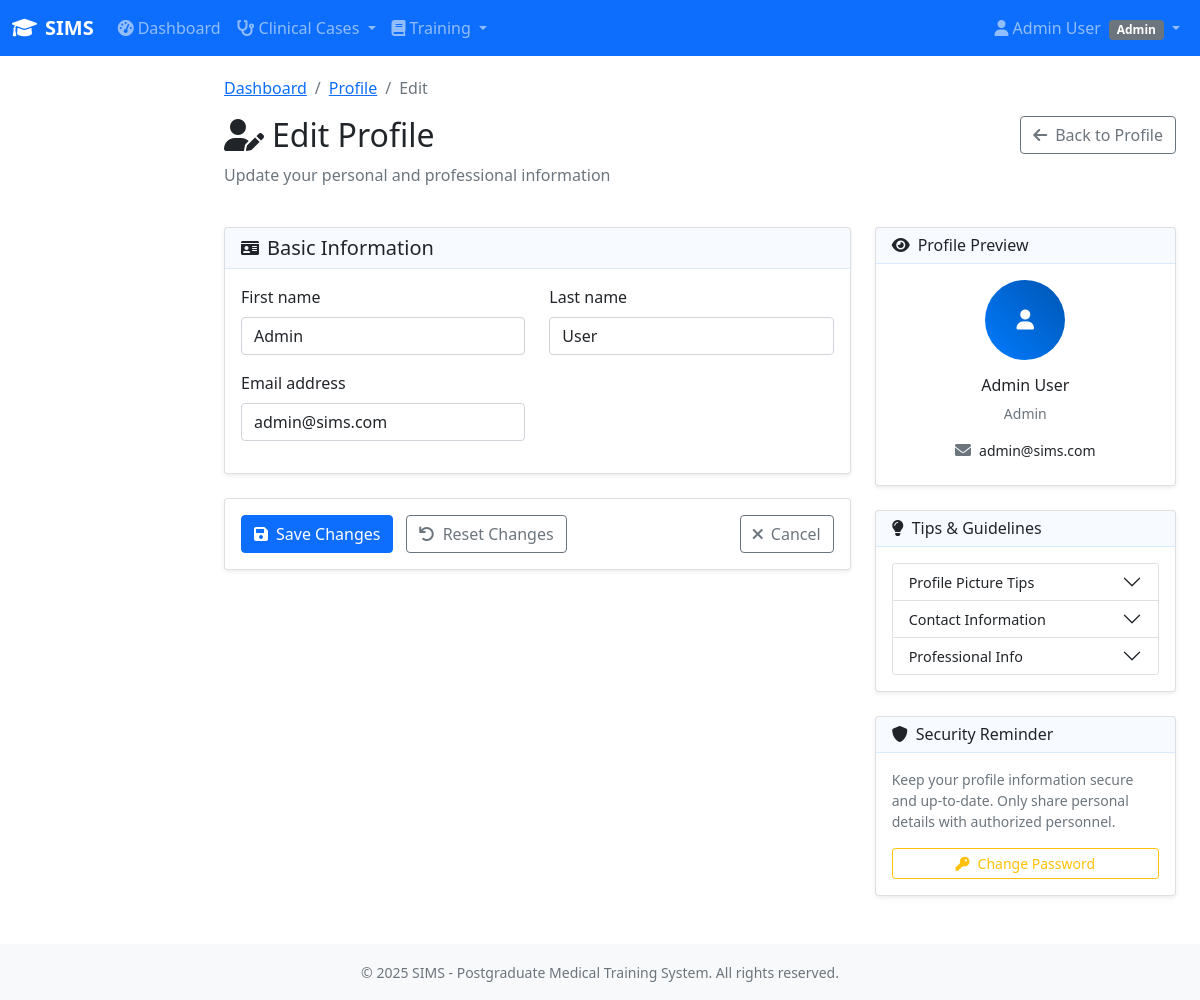
The app's page /users/1/edit/ (signed in) with its own data.
### sims/users/models.py (models this page shows, shortened)
class User(AbstractUser):
    role = models.CharField(
        max_length=20,
        choices=USER_ROLES,
        help_text="User role determines access permissions in SIMS"
    )
    specialty = models.CharField(
        max_length=100,
        choices=SPECIALTY_CHOICES,
        blank=True,
        null=True,
        help_text="Medical specialty (required for PGs and Supervisors)"
    )
    year = models.CharField(
        max_length=10,
        choices=YEAR_CHOICES,
        blank=True,
        null=True,
        help_text="Training year (required for PGs)"
    )
    supervisor = models.ForeignKey(
        'self',
        on_delete=models.SET_NULL,
        null=True,
        blank=True,
        related_name='assigned_pgs',
        limit_choices_to={'role': 'supervisor'},
        help_text="Assigned supervisor (required for PGs)"
    )
    registration_number = models.CharField(
        max_length=50,
        blank=True,
        null=True,
        help_text="Medical council registration number"
    )
    phone_number = models.CharField(
        max_length=15,
        blank=True,
        null=True,
        help_text="Contact phone number"
    )
    created_by = models.ForeignKey(
        'self',
        on_delete=models.SET_NULL,
        null=True,
        blank=True,
        related_name='users_created',
        help_text="Admin who created this user account"
    )
    modified_by = models.ForeignKey(
        'self',
        on_delete=models.SET_NULL,
        null=True,
        blank=True,
        related_name='users_modified',
        help_text="Last admin to modify this user account"
    )
    last_login_ip = models.GenericIPAddressField(
        null=True,
        blank=True,
        help_text="IP address of last login"
    )
    is_archived = models.BooleanField(
        default=False,
        help_text="Mark as archived instead of deleting"
    )
    archived_date = models.DateTimeField(
        null=True,
        blank=True,
        help_text="Date when user was archived"
    )
    class Meta:
        verbose_name = "SIMS User"
        verbose_name_plural = "SIMS Users"
        ordering = ['role', 'last_name', 'first_name']
        indexes = [
            models.Index(fields=['role']),
            models.Index(fields=['specialty']),
            models.Index(fields=['supervisor']),
            models.Index(fields=['is_active']),
        ]
    def is_admin(self):
        return self.role == 'admin'

### sims/users/views.py (the view)
# urls.py: path('<int:pk>/edit/', views.UserEditView.as_view(), name='user_edit'),
class UserEditView(AdminRequiredMixin, UpdateView):
    model = User
    fields = ['first_name', 'last_name', 'email', 'role', 'specialty', 'year', 'is_active']
    template_name = 'users/user_edit.html'
    success_url = reverse_lazy('users:user_list')

### templates/users/user_edit.html (shortened to what this page needs)
{% extends 'base/base.html' %}
{% load crispy_forms_tags %}
{% block breadcrumb %}
<nav aria-label="breadcrumb">
    <ol class="breadcrumb">
        <li class="breadcrumb-item"><a href="{% url 'users:dashboard' %}">Dashboard</a></li>
        <li class="breadcrumb-item"><a href="{% url 'users:profile' %}">Profile</a></li>
        <li class="breadcrumb-item active">Edit</li>
    </ol>
</nav>
{% endblock %}
{% block page_header %}
<div class="d-flex justify-content-between align-items-start mb-4">
    <div>
        <h2>
            <i class="fas fa-user-edit me-2"></i>Edit Profile
        </h2>
        <p class="text-muted">Update your personal and professional information</p>
    </div>
    <div>
        <a href="{% url 'users:profile' %}" class="btn btn-outline-secondary">
            <i class="fas fa-arrow-left me-2"></i>Back to Profile
        </a>
    </div>
</div>
{% endblock %}
{% block content %}
<div class="row">
    <div class="col-lg-8">
        <form method="post" enctype="multipart/form-data" id="profileForm">
            <div class="card mb-4">
                <div class="card-header d-flex align-items-center">
                    <i class="fas fa-id-card me-2"></i>
                    <h5 class="mb-0">Basic Information</h5>
                </div>
                <div class="card-body">
                    <div class="row">
                        <div class="col-md-6">
                            {{ form.first_name|as_crispy_field }}
                        </div>
                        <div class="col-md-6">
                            {{ form.last_name|as_crispy_field }}
                        </div>
                    </div>
                    <div class="row">
                        <div class="col-md-6">
                            {{ form.email|as_crispy_field }}
                        </div>
                        <div class="col-md-6">
                        </div>
                    </div>
                </div>
            </div>
            <div class="card mb-4">
                <div class="card-body">
                    <div class="d-flex justify-content-between">
                        <div>
                            <button type="submit" class="btn btn-primary" id="saveProfile">
                                <i class="fas fa-save me-2"></i>Save Changes
                            </button>
                            <button type="button" class="btn btn-outline-secondary ms-2" onclick="resetForm()">
                                <i class="fas fa-undo me-2"></i>Reset Changes
                            </button>
                        </div>
                        <div>
                            <a href="{% url 'users:profile' %}" class="btn btn-outline-secondary">
                                <i class="fas fa-times me-2"></i>Cancel
                            </a>
                        </div>
                    </div>
                </div>
            </div>
        </form>
    </div>
    <div class="col-lg-4">
        <div class="card mb-4 sticky-top" style="top: 20px;">
            <div class="card-header">
                <h6 class="mb-0">
                    <i class="fas fa-eye me-2"></i>Profile Preview
                </h6>
            </div>
            <div class="card-body text-center">
                <div class="profile-preview-picture mb-3">
                        {% if user.profile.profile_picture %}
                        <img src="{{ user.profile.profile_picture.url }}"
                             alt="Profile Picture Preview"
                             class="rounded-circle"
                             style="width: 80px; height: 80px; object-fit: cover;"
                             id="profilePreview">
                    {% else %}
                        <div class="bg-gradient-primary rounded-circle mx-auto d-flex align-items-center justify-content-center"
                             style="width: 80px; height: 80px;" id="profilePreview">
                            <i class="fas fa-user fa-lg text-white"></i>
                        </div>
                    {% endif %}
                </div>
                <h6 class="profile-preview-name">{{ user.get_full_name|default:user.username }}</h6>
                <p class="text-muted small">{{ user.get_role_display }}</p>
                {% if user.email %}
                <div class="d-flex align-items-center justify-content-center mb-2">
                    <i class="fas fa-envelope text-muted me-2"></i>
                    <small class="profile-preview-email">{{ user.email }}</small>
                </div>
                {% endif %}
            </div>
        </div>
        <div class="card mb-4">
            <div class="card-header">
                <h6 class="mb-0">
                    <i class="fas fa-lightbulb me-2"></i>Tips & Guidelines
                </h6>
            </div>
            <div class="card-body">
                <div class="accordion" id="helpAccordion">
                    <div class="accordion-item">
                        <h2 class="accordion-header">
                            <button class="accordion-button collapsed" type="button" data-bs-toggle="collapse" data-bs-target="#profileTips">
                                Profile Picture Tips
                            </button>
                        </h2>
                    </div>
                    <div class="accordion-item">
                        <h2 class="accordion-header">
                            <button class="accordion-button collapsed" type="button" data-bs-toggle="collapse" data-bs-target="#contactTips">
                                Contact Information
                            </button>
                        </h2>
                    </div>
                    <div class="accordion-item">
                        <h2 class="accordion-header">
                            <button class="accordion-button collapsed" type="button" data-bs-toggle="collapse" data-bs-target="#professionalTips">
                                Professional Info
                            </button>
                        </h2>
                    </div>
                </div>
            </div>
        </div>
        <div class="card">
            <div class="card-header">
                <h6 class="mb-0">
                    <i class="fas fa-shield-alt me-2"></i>Security Reminder
                </h6>
            </div>
            <div class="card-body">
                <p class="small text-muted mb-3">
                    Keep your profile information secure and up-to-date.
                    Only share personal details with authorized personnel.
                </p>
                <div class="d-grid">
                    <a href="{% url 'password_change' %}" class="btn btn-outline-warning btn-sm">
                        <i class="fas fa-key me-2"></i>Change Password
                    </a>
                </div>
            </div>
        </div>
    </div>
</div>
{% endblock %}

### templates/base/base.html (shortened to what this page needs)
<!DOCTYPE html>
<html lang="en">
<head>
    <link href="https://cdn.jsdelivr.net/npm/bootstrap@5.1.3/dist/css/bootstrap.min.css" rel="stylesheet">
    <link href="https://cdnjs.cloudflare.com/ajax/libs/font-awesome/6.0.0/css/all.min.css" rel="stylesheet">
    <link href="https://cdn.jsdelivr.net/npm/select2@4.1.0-rc.0/dist/css/select2.min.css" rel="stylesheet">
    <link href="https://cdn.jsdelivr.net/npm/select2-bootstrap-5-theme@1.3.0/dist/select2-bootstrap-5-theme.min.css" rel="stylesheet">
</head>
<body>
    <nav class="navbar navbar-expand-lg navbar-dark bg-primary">
        <div class="container-fluid">
            <a class="navbar-brand" href="{% url 'home' %}">
                <i class="fas fa-graduation-cap me-2"></i>SIMS
            </a>
            <div class="collapse navbar-collapse" id="navbarNav">
                <ul class="navbar-nav me-auto">
                    {% if user.is_authenticated %}
                        <li class="nav-item">
                            <a class="nav-link" href="{% url 'users:dashboard' %}">
                                <i class="fas fa-tachometer-alt me-1"></i>Dashboard
                            </a>
                        </li>
                        {% if user.role == 'pg' or user.role == 'supervisor' or user.role == 'admin' %}
                        <li class="nav-item dropdown">
                            <a class="nav-link dropdown-toggle" href="#" role="button" data-bs-toggle="dropdown">
                                <i class="fas fa-stethoscope me-1"></i>Clinical Cases
                            </a>
                        </li>
                        {% endif %}
                        <li class="nav-item dropdown">
                            <a class="nav-link dropdown-toggle" href="#" role="button" data-bs-toggle="dropdown">
                                <i class="fas fa-book me-1"></i>Training
                            </a>
                        </li>
                    {% endif %}
                </ul>
                <ul class="navbar-nav">
                    {% if user.is_authenticated %}
                        <li class="nav-item dropdown">
                            <a class="nav-link dropdown-toggle" href="#" role="button" data-bs-toggle="dropdown">
                                <i class="fas fa-user me-1"></i>{{ user.get_full_name|default:user.username }}
                                <span class="badge bg-secondary ms-1">{{ user.get_role_display }}</span>
                            </a>
                        </li>
                    {% else %}
                        <li class="nav-item">
                            <a class="nav-link" href="{% url 'users:login' %}">Login</a>
                        </li>
                    {% endif %}
                </ul>
            </div>
        </div>
    </nav>
    <div class="container-fluid">
        <div class="row">
            <main class="{% if not hide_sidebar %}col-md-9 ms-sm-auto col-lg-10 px-md-4{% else %}col-12{% endif %} main-content">
                {% block breadcrumb %}{% endblock %}
                {% block page_header %}{% endblock %}
                {% block content %}{% endblock %}
            </main>
        </div>
    </div>
    <footer class="bg-light text-center text-muted py-3 mt-5">
        <div class="container">
            <small>&copy; 2025 SIMS - Postgraduate Medical Training System. All rights reserved.</small>
        </div>
    </footer>
</body>
</html>

### templates/base/base.html (style rules this page uses)
.navbar-brand { font-weight: bold; }
.main-content { padding-top: 20px; }

### templates/users/user_edit.html (style rules this page uses)
.bg-gradient-primary { background: linear-gradient(45deg, #007bff, #0056b3); }
.accordion-button { font-size: 0.9rem; padding: 0.5rem 1rem; }
.card { box-shadow: 0 0.125rem 0.25rem rgba(0, 0, 0, 0.075); border: 1px solid rgba(0, 0, 0, 0.125); }
.card-header { background-color: rgba(0, 123, 255, 0.03); border-bottom: 1px solid rgba(0, 123, 255, 0.125); }
.profile-preview-picture { transition: all 0.3s ease; }

### records on screen
User: get_full_name "Admin User", role "Admin", first_name "Admin", last_name "User", email "admin@sims.com"
